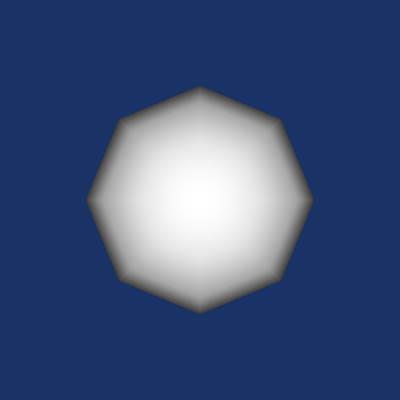

Reproduce this figure in Python.
#!/usr/bin/env python

# Demonstrate vtkJoinTables by creating two tables with integer and string
# columns, joining them using different modes (intersection, union, left,
# right), and rendering the intersection result in a vtkTableView.

# Factory overrides
import vtkmodules.vtkInteractionStyle  # noqa: F401
import vtkmodules.vtkRenderingOpenGL2  # noqa: F401

from vtkmodules.vtkCommonCore import (
    vtkFloatArray,
    vtkIntArray,
    vtkStringArray,
)
from vtkmodules.vtkCommonDataModel import vtkTable
from vtkmodules.vtkFiltersGeneral import vtkJoinTables
from vtkmodules.vtkFiltersSources import vtkSphereSource
from vtkmodules.vtkRenderingCore import (
    vtkActor,
    vtkPolyDataMapper,
    vtkRenderWindow,
    vtkRenderWindowInteractor,
    vtkRenderer,
)

# Build left table
col_keyl = vtkIntArray()
col_keyl.SetName("KEYL")
for v in [0, 2, 4, 6]:
    col_keyl.InsertNextValue(v)

col_a = vtkIntArray()
col_a.SetName("A")
for v in [0, 10, 20, 30]:
    col_a.InsertNextValue(v)

col_b = vtkFloatArray()
col_b.SetName("B")
for v in [0.0, 100.0, 200.0, 300.0]:
    col_b.InsertNextValue(v)

col_names_l = vtkStringArray()
col_names_l.SetName("NamesL")
for v in ["Alex", "Bert", "Cory", "Dave"]:
    col_names_l.InsertNextValue(v)

table_left = vtkTable()
table_left.AddColumn(col_keyl)
table_left.AddColumn(col_a)
table_left.AddColumn(col_b)
table_left.AddColumn(col_names_l)

# Build right table
col_keyr = vtkIntArray()
col_keyr.SetName("KEYR")
for v in [0, 4, 8, 12]:
    col_keyr.InsertNextValue(v)

col_c = vtkIntArray()
col_c.SetName("C")
for v in [0, 1000, 2000, 3000]:
    col_c.InsertNextValue(v)

col_d = vtkIntArray()
col_d.SetName("D")
for v in [0, 10000, 20000, 30000]:
    col_d.InsertNextValue(v)

col_names_r = vtkStringArray()
col_names_r.SetName("NamesR")
for v in ["Cory", "Dave", "Elly", "Fran"]:
    col_names_r.InsertNextValue(v)

table_right = vtkTable()
table_right.AddColumn(col_keyr)
table_right.AddColumn(col_c)
table_right.AddColumn(col_d)
table_right.AddColumn(col_names_r)

# Intersection join (mode 0)
join_intersection = vtkJoinTables()
join_intersection.SetInputData(table_left)
join_intersection.SetSourceData(table_right)
join_intersection.SetMode(0)
join_intersection.SetLeftKey("KEYL")
join_intersection.SetRightKey("KEYR")
join_intersection.Update()

# Print the result for verification
result = join_intersection.GetOutput()
print("Intersection join result:")
for r in range(result.GetNumberOfRows()):
    row = []
    for c in range(result.GetNumberOfColumns()):
        row.append(str(result.GetValue(r, c)))
    print("  " + ", ".join(row))

# Union join (mode 1)
join_union = vtkJoinTables()
join_union.SetInputData(0, table_left)
join_union.SetInputData(1, table_right)
join_union.SetMode(1)
join_union.SetLeftKey("KEYL")
join_union.SetRightKey("KEYR")
join_union.Update()

print(f"\nUnion join: {join_union.GetOutput().GetNumberOfRows()} rows")

# Visual: render a sphere as a placeholder, since JoinTables is a table filter
sphere = vtkSphereSource()

mapper = vtkPolyDataMapper()
mapper.SetInputConnection(sphere.GetOutputPort())

actor = vtkActor()
actor.SetMapper(mapper)

# Renderer
renderer = vtkRenderer()
renderer.AddActor(actor)
renderer.SetBackground(0.1, 0.2, 0.4)

# Window
render_window = vtkRenderWindow()
render_window.AddRenderer(renderer)
render_window.SetSize(400, 400)
render_window.SetWindowName("join tables")

# Interactor
interactor = vtkRenderWindowInteractor()
interactor.SetRenderWindow(render_window)

# Scene
renderer.ResetCamera()

interactor.Initialize()
interactor.Start()
